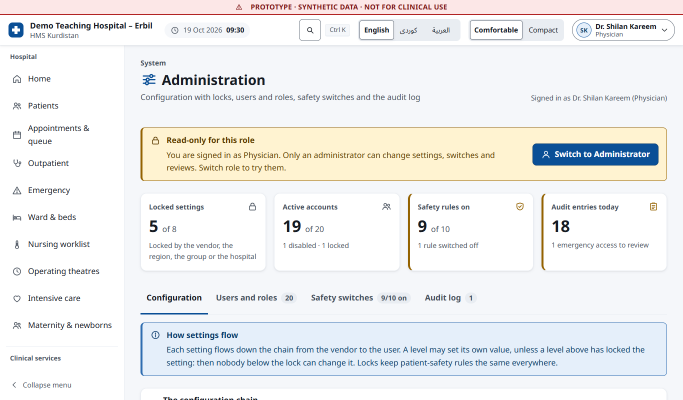
#> input picture temp/hms-demo/all/admin.png, 1366 x 800 px, given in place of home.png, which was not available (shown at 1/2 size)
$ python contact.py
#> lines starting #> are read from the running program, lines starting #| are printed output that depends on the picture; pictures that were not available may be replaced by others from this repository, and a replacement may not be noted
from PIL import Image, ImageDraw, ImageFont
import os
order=['home','patients','appointments','outpatient','emergency','ward','nursing','theatre','icu','maternity','chart','orders','emar','lab','billing','labworklist','radiology','pharmacy','bloodbank','inventory','cashier','insurance','dashboard','quality','staff','reports','messaging','admin','ward-ar']
names={'home':'Home','patients':'Patients','appointments':'Appointments & queue','outpatient':'Outpatient','emergency':'Emergency','ward':'Ward & beds','nursing':'Nursing worklist','theatre':'Operating theatres','icu':'Intensive care','maternity':'Maternity & newborns','chart':'Patient chart','orders':'Orders','emar':'Medication rounds','lab':'Lab results','billing':'Billing','labworklist':'Lab worklist','radiology':'Radiology','pharmacy':'Pharmacy','bloodbank':'Blood bank','inventory':'Stores & inventory','cashier':'Cashier','insurance':'Insurance & companies','dashboard':"Owner's dashboard",'quality':'Quality & safety','staff':'Staff & rosters','reports':'Reports & returns','messaging':'Patient messaging','admin':'Administration','ward-ar':'Ward & beds (Arabic)'}
cols=4; tw,th=470,275; pad=14; lab=30
rows=(len(order)+cols-1)//cols
W=cols*(tw+pad)+pad; H=rows*(th+lab+pad)+pad+50
sheet=Image.new('RGB',(W,H),(244,246,249)); d=ImageDraw.Draw(sheet)
#> after `sheet = Image.new('RGB', (W, H), (244, 246, 249))`:
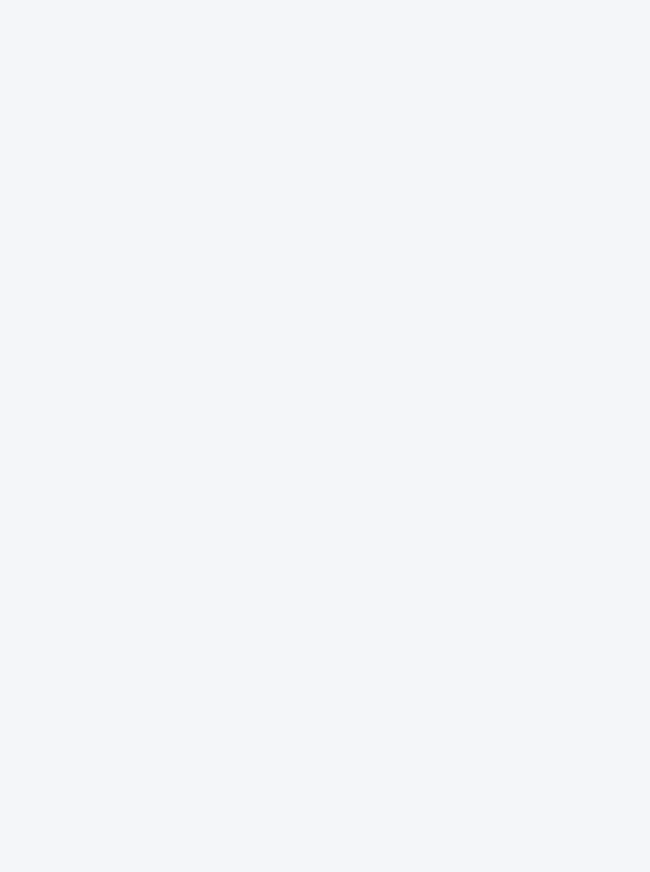
#> sheet: PIL image 1950x2616 RGB (shown at 1/3 size); mean R, G, B 244, 246, 249
f=ImageFont.truetype('C:/Windows/Fonts/segoeuib.ttf',18); ft=ImageFont.truetype('C:/Windows/Fonts/segoeuib.ttf',26)
d.text((pad,12),'HMS Kurdistan clickable prototype: 28 screens (synthetic data, prototype)',fill=(20,40,80),font=ft)
for i,n in enumerate(order):
    r,c=divmod(i,cols); x=pad+c*(tw+pad); y=50+pad+r*(th+lab+pad)
    im=Image.open(f'all/{n}.png').convert('RGB'); im.thumbnail((tw,th))
#> further down, im is the input picture: PIL image 1366x800 RGB; mean R, G, B 238.5, 238.9, 238.9
#> after `im.thumbnail((tw, th))`:
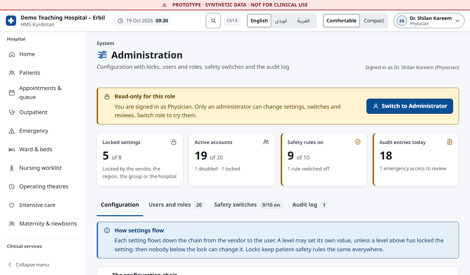
#> im: PIL image 470x275 RGB; mean R, G, B 238.3, 238.8, 238.8
    sheet.paste(im,(x,y+lab)); d.rectangle([x,y+lab,x+im.width-1,y+lab+im.height-1],outline=(200,205,215))
    d.text((x,y+4),f'{i+1}. {names[n]}',fill=(20,40,80),font=f)
#> pass 2 of the loop `for i,n in enumerate(order):`:
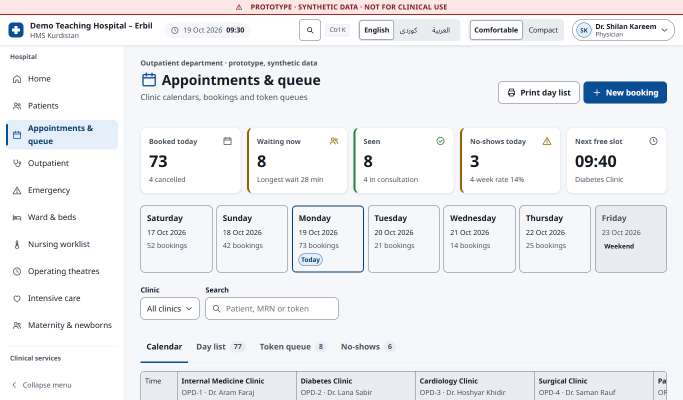
#> input picture temp/hms-demo/all/appointments.png, 1366 x 800 px, given in place of patients.png, which was not available (shown at 1/2 size)
#> im is the input picture: PIL image 1366x800 RGB; mean R, G, B 237.7, 238.8, 241.7
#> `im.thumbnail((tw, th))`:
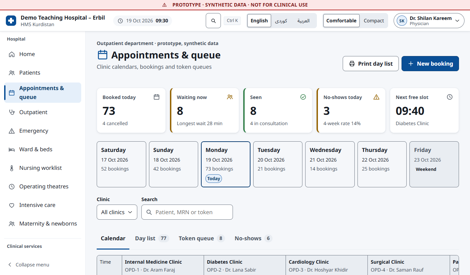
#> im: PIL image 470x275 RGB; mean R, G, B 237.6, 238.7, 241.6
#> `sheet.paste(im, (x, y + lab))`:
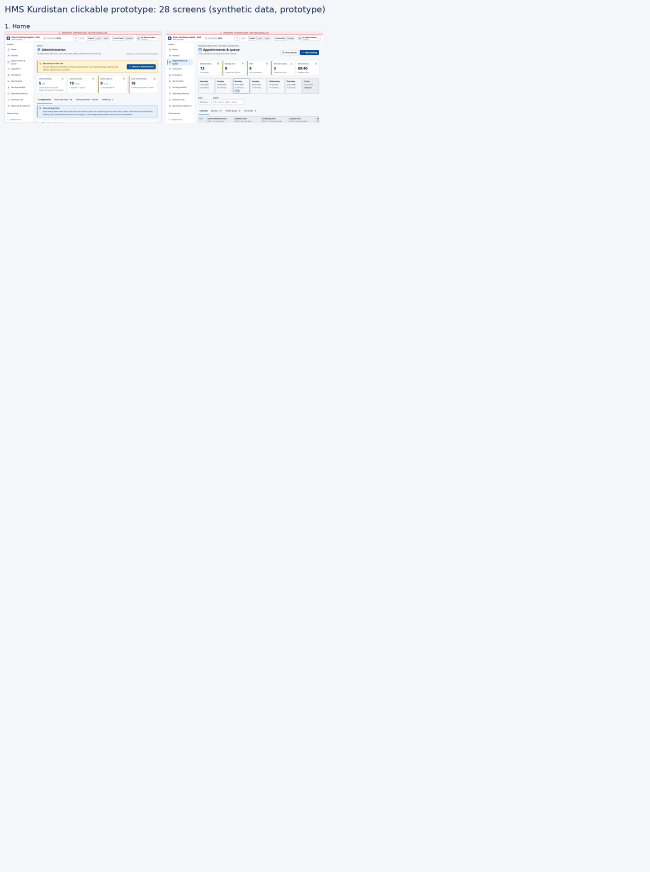
#> sheet: PIL image 1950x2616 RGB (shown at 1/3 size); mean R, G, B 243.5, 245.4, 248.4
#> (the run stopped early here; a loop or call above may not have finished)
